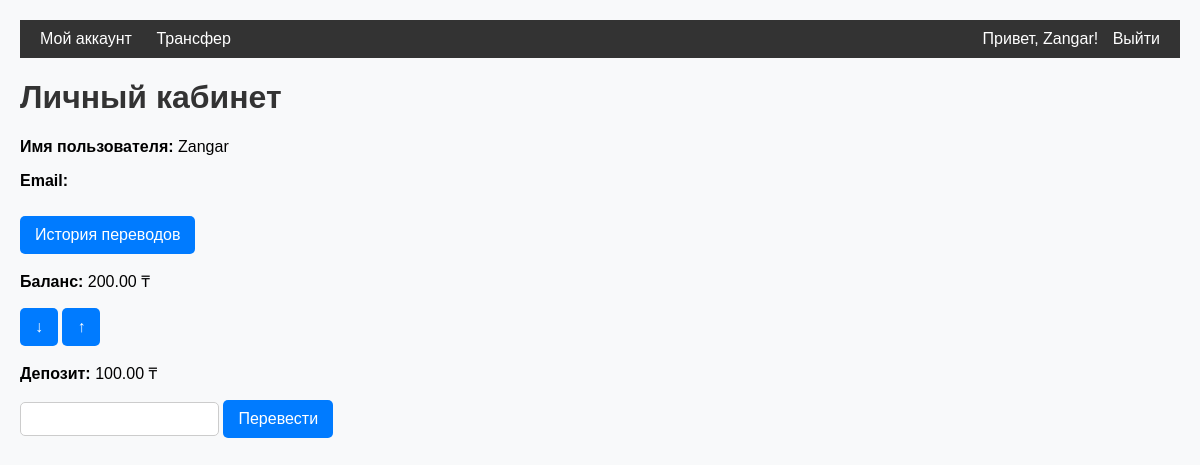
The app's page /profile/ (signed in) with its own data.
### users/models.py (models this page shows, shortened)
class UserAccount(AbstractUser):
    balance = models.DecimalField(max_digits=10, decimal_places=2, default=0.00)
    deposit = models.DecimalField(max_digits=10, decimal_places=2, default=0.00)
    is_admin = models.BooleanField(default=False)
    is_manager = models.BooleanField(default=False)
    is_customer = models.BooleanField(default=True)

### users/views.py (the view)
# urls.py: path("profile/", views.profile, name="profile"),
@login_required
def profile(request):
    user = request.user
    sent_transactions = user.sent_transactions.all().order_by('-timestamp')
    received_transactions = user.received_transactions.all().order_by('-timestamp')
    return render(request, 'users/profile.html', {
        'user': user,
        'sent_transactions': sent_transactions,
        'received_transactions': received_transactions
    })

### users/templates/users/profile.html (shortened to what this page needs)
{% extends 'users/base.html' %}
{% block content %}
    <h1>Личный кабинет</h1>
    <p><strong>Имя пользователя:</strong> {{ user.username }}</p>
    <p><strong>Email:</strong> {{ user.email }}</p>
    <a href="{% url 'transaction_history' %}" class="history-button">История переводов</a>
<p><strong>Баланс:</strong> {{ user.balance }} ₸</p>
<button type="button" onclick="setDirection('to_deposit')">↓</button>
<button type="button" onclick="setDirection('from_deposit')">↑</button>
<p><strong>Депозит:</strong> {{ user.deposit }} ₸</p>
<form id="transfer-form" method="post" action="{% url 'transfer_balance_deposit' %}">
    <input type="number" name="amount" id="amount" min="1" required>
    <button type="submit">Перевести</button>
</form>
{% endblock %}

### users/templates/users/base.html (shortened to what this page needs)
<!DOCTYPE html>
    {% load static %}
<html lang="ru">
<head>
    <link rel="stylesheet" href="{% static 'css/styles.css' %}">
</head>
<body>
    <div class="navbar">
        <div>
            <a href="{% url 'profile' %}">Мой аккаунт</a>
            <a href="{% url 'transfer' %}">Трансфер</a>
        </div>
        <div>
            {% if user.is_authenticated %}
                <span>Привет, {{ user.username }}!</span>
                <a href="{% url 'logout' %}">Выйти</a>
            {% else %}
                <a href="{% url 'login' %}">Войти</a>
            {% endif %}
        </div>
    </div>
    <div>
        {% block content %}{% endblock %}
    </div>
</body>
</html>

### static/css/styles.css (style rules this page uses)
body { font-family: Arial, sans-serif; margin: 20px; background-color: #f8f9fa; }
.navbar { background: #333; color: white; padding: 10px; display: flex; justify-content: space-between; }
.navbar a { color: white; text-decoration: none; margin: 0 10px; }
h1 { color: #333; }
button { background-color: #007bff; color: white; border: none; padding: 10px 15px; cursor: pointer; font-size: 16px; border-radius: 5px; }
input, select { padding: 8px; font-size: 14px; border: 1px solid #ccc; border-radius: 5px; }

### users/templates/users/base.html (style rules this page uses)
body { font-family: Arial, sans-serif; margin: 20px; }
.navbar { background: #333; color: white; padding: 10px; display: flex; justify-content: space-between; }
.navbar a { color: white; text-decoration: none; margin: 0 10px; }

### users/templates/users/profile.html (style rules this page uses)
.history-button { display: inline-block; margin-top: 10px; padding: 10px 15px; background: #007bff; color: white; text-decoration: none; border-radius: 5px; }

### records on screen
UserAccount: username "Zangar", balance "200.00", deposit "100.00"
